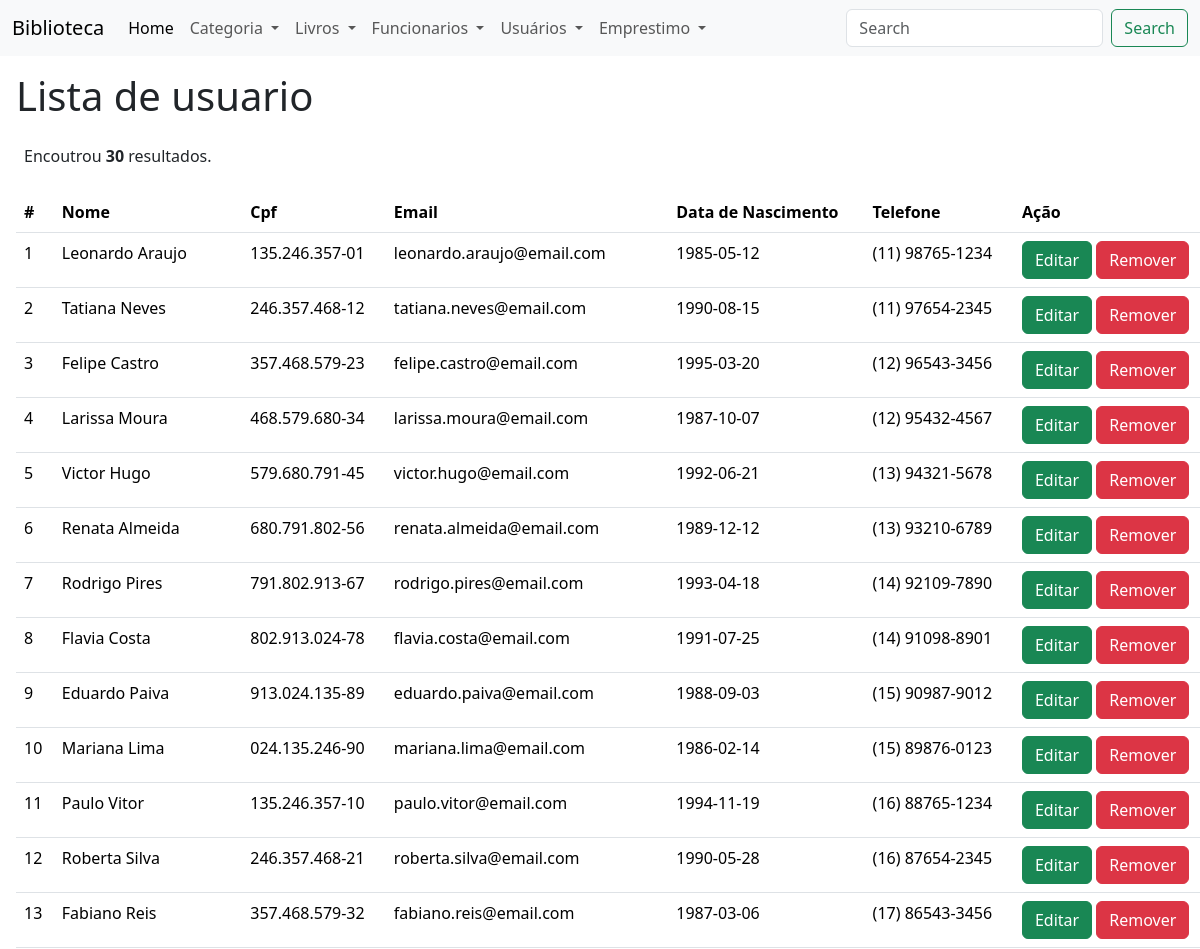
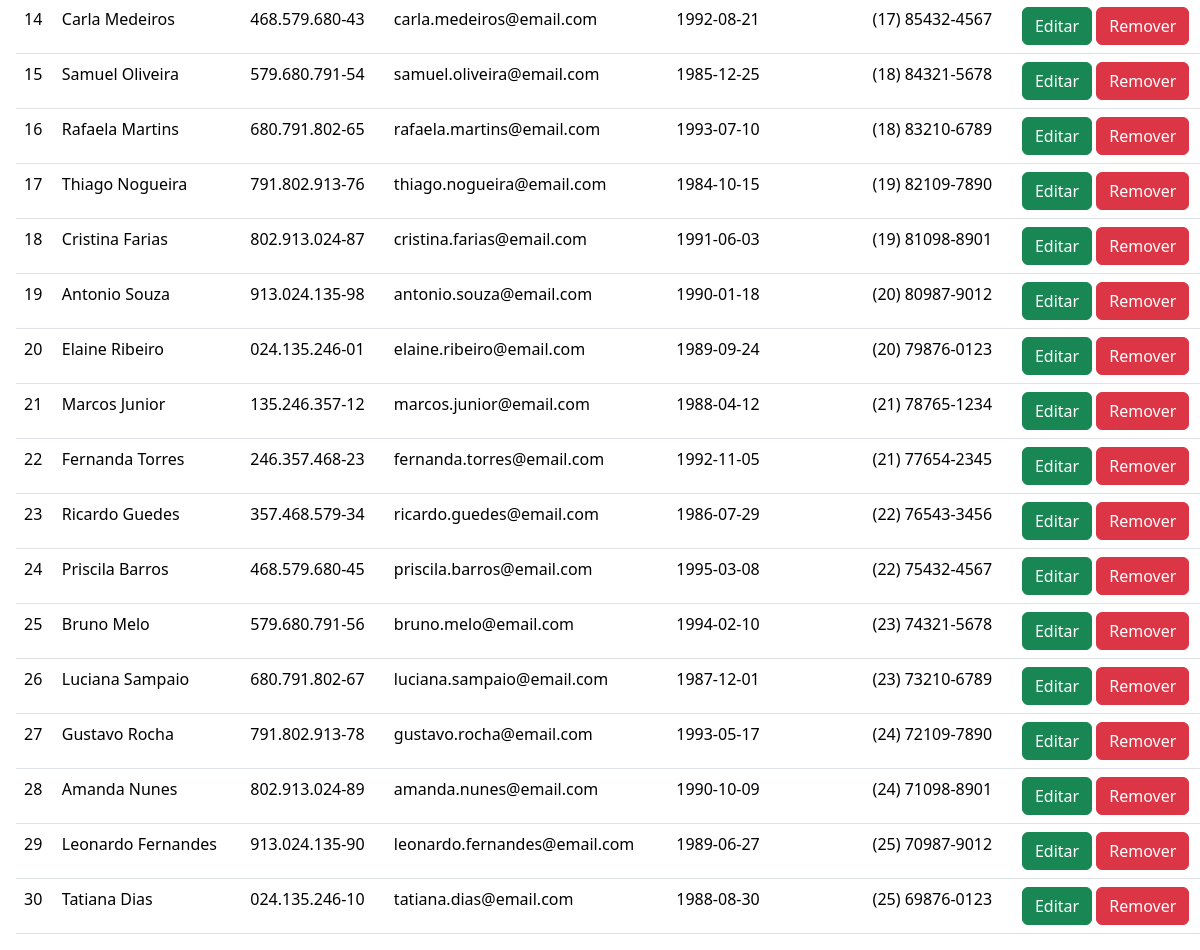
The page /?page=usuario-listar on the database its author committed (2 pictures, top to bottom).
### tables this page shows
CREATE TABLE usuario (
  id_usuario INTEGER UNSIGNED NOT NULL AUTO_INCREMENT,
  nome_usuario VARCHAR(45) NULL,
  cpf_usuario VARCHAR(14) NULL,
  email_usuario VARCHAR(45) NULL,
  data_nasc_usuario DATE NULL,
  fone_usuario VARCHAR(20) NULL,
  PRIMARY KEY(id_usuario)
);

### usuarios-listar.php (the view)
<h1 class='m-3'> Lista de usuario </h1>
<table class="table m-3 table-hover">
    <tr>
        <th>#</th>
        <th>Nome </th>
        <th>Cpf </th>
        <th>Email</th>
        <th>Data de Nascimento</th>
        <th>Telefone</th>
        <th>Ação</th>
    </tr>
    <?php
        $response = $conn->query("SELECT * FROM usuario");
        $qtd = $response->num_rows;
        if($qtd == 0){
            echo "<p class='m-4'><b>Não existem registros!</b></p>";
        } else {
            echo "<p class='m-4'>Encoutrou <b>$qtd</b> resultados.";
        }
        while($row = $response->fetch_object()){
            $id_usuario = $row->id_usuario;
            $nome_usuario = $row->nome_usuario;
            $cpf_usuario = $row->cpf_usuario;
            $email_usuario = $row->email_usuario;
            $data_nasc_usuario  = $row->data_nasc_usuario;
            $telefone_usuario = $row->fone_usuario;
            echo "<tr>";
                echo "<td> $id_usuario</td>";
                echo "<td> $nome_usuario</td>";
                echo "<td> $cpf_usuario</td>";
                echo "<td> $email_usuario</td>";
                echo "<td> $data_nasc_usuario</td>";
                echo "<td> $telefone_usuario</td>";
                echo "<td>
                    <button class='btn btn-success'
                        onclick=\"location.href='?page=usuario-editar&id=$id_usuario'\">
                        Editar
                    </button>
                    <button class='btn btn-danger'
                        onclick=
                        \"
                            let resposta = confirm('Tem certeza que deseja Remover ?');
                            if (resposta)
                            {
                                location.href = '?page=usuario-salvar&acao=remover&id=$id_usuario';
                            }
                            else{false;}
                        \"
                    >
                        Remover
                    </button>
                    </td>";
            echo "</tr>";
        }
    ?>
</table>

### rows shown on the page
usuario: id_usuario "1", nome_usuario "Leonardo Araujo", cpf_usuario "135.246.357-01", email_usuario "leonardo.araujo@email.com", data_nasc_usuario "1985-05-12", fone_usuario "(11) 98765-1234"
usuario: id_usuario "2", nome_usuario "Tatiana Neves", cpf_usuario "246.357.468-12", email_usuario "tatiana.neves@email.com", data_nasc_usuario "1990-08-15", fone_usuario "(11) 97654-2345"
usuario: id_usuario "3", nome_usuario "Felipe Castro", cpf_usuario "357.468.579-23", email_usuario "felipe.castro@email.com", data_nasc_usuario "1995-03-20", fone_usuario "(12) 96543-3456"
usuario: id_usuario "4", nome_usuario "Larissa Moura", cpf_usuario "468.579.680-34", email_usuario "larissa.moura@email.com", data_nasc_usuario "1987-10-07", fone_usuario "(12) 95432-4567"
usuario: id_usuario "5", nome_usuario "Victor Hugo", cpf_usuario "579.680.791-45", email_usuario "victor.hugo@email.com", data_nasc_usuario "1992-06-21", fone_usuario "(13) 94321-5678"
usuario: id_usuario "6", nome_usuario "Renata Almeida", cpf_usuario "680.791.802-56", email_usuario "renata.almeida@email.com", data_nasc_usuario "1989-12-12", fone_usuario "(13) 93210-6789"
usuario: id_usuario "7", nome_usuario "Rodrigo Pires", cpf_usuario "791.802.913-67", email_usuario "rodrigo.pires@email.com", data_nasc_usuario "1993-04-18", fone_usuario "(14) 92109-7890"
usuario: id_usuario "8", nome_usuario "Flavia Costa", cpf_usuario "802.913.024-78", email_usuario "flavia.costa@email.com", data_nasc_usuario "1991-07-25", fone_usuario "(14) 91098-8901"
usuario: id_usuario "9", nome_usuario "Eduardo Paiva", cpf_usuario "913.024.135-89", email_usuario "eduardo.paiva@email.com", data_nasc_usuario "1988-09-03", fone_usuario "(15) 90987-9012"
usuario: id_usuario "10", nome_usuario "Mariana Lima", cpf_usuario "024.135.246-90", email_usuario "mariana.lima@email.com", data_nasc_usuario "1986-02-14", fone_usuario "(15) 89876-0123"
usuario: id_usuario "11", nome_usuario "Paulo Vitor", cpf_usuario "135.246.357-10", email_usuario "paulo.vitor@email.com", data_nasc_usuario "1994-11-19", fone_usuario "(16) 88765-1234"
usuario: id_usuario "12", nome_usuario "Roberta Silva", cpf_usuario "246.357.468-21", email_usuario "roberta.silva@email.com", data_nasc_usuario "1990-05-28", fone_usuario "(16) 87654-2345"
usuario: id_usuario "13", nome_usuario "Fabiano Reis", cpf_usuario "357.468.579-32", email_usuario "fabiano.reis@email.com", data_nasc_usuario "1987-03-06", fone_usuario "(17) 86543-3456"
usuario: id_usuario "14", nome_usuario "Carla Medeiros", cpf_usuario "468.579.680-43", email_usuario "carla.medeiros@email.com", data_nasc_usuario "1992-08-21", fone_usuario "(17) 85432-4567"
usuario: id_usuario "15", nome_usuario "Samuel Oliveira", cpf_usuario "579.680.791-54", email_usuario "samuel.oliveira@email.com", data_nasc_usuario "1985-12-25", fone_usuario "(18) 84321-5678"
usuario: id_usuario "16", nome_usuario "Rafaela Martins", cpf_usuario "680.791.802-65", email_usuario "rafaela.martins@email.com", data_nasc_usuario "1993-07-10", fone_usuario "(18) 83210-6789"
usuario: id_usuario "17", nome_usuario "Thiago Nogueira", cpf_usuario "791.802.913-76", email_usuario "thiago.nogueira@email.com", data_nasc_usuario "1984-10-15", fone_usuario "(19) 82109-7890"
usuario: id_usuario "18", nome_usuario "Cristina Farias", cpf_usuario "802.913.024-87", email_usuario "cristina.farias@email.com", data_nasc_usuario "1991-06-03", fone_usuario "(19) 81098-8901"
usuario: id_usuario "19", nome_usuario "Antonio Souza", cpf_usuario "913.024.135-98", email_usuario "antonio.souza@email.com", data_nasc_usuario "1990-01-18", fone_usuario "(20) 80987-9012"
usuario: id_usuario "20", nome_usuario "Elaine Ribeiro", cpf_usuario "024.135.246-01", email_usuario "elaine.ribeiro@email.com", data_nasc_usuario "1989-09-24", fone_usuario "(20) 79876-0123"
usuario: id_usuario "21", nome_usuario "Marcos Junior", cpf_usuario "135.246.357-12", email_usuario "marcos.junior@email.com", data_nasc_usuario "1988-04-12", fone_usuario "(21) 78765-1234"
usuario: id_usuario "22", nome_usuario "Fernanda Torres", cpf_usuario "246.357.468-23", email_usuario "fernanda.torres@email.com", data_nasc_usuario "1992-11-05", fone_usuario "(21) 77654-2345"
usuario: id_usuario "23", nome_usuario "Ricardo Guedes", cpf_usuario "357.468.579-34", email_usuario "ricardo.guedes@email.com", data_nasc_usuario "1986-07-29", fone_usuario "(22) 76543-3456"
usuario: id_usuario "24", nome_usuario "Priscila Barros", cpf_usuario "468.579.680-45", email_usuario "priscila.barros@email.com", data_nasc_usuario "1995-03-08", fone_usuario "(22) 75432-4567"
usuario: id_usuario "25", nome_usuario "Bruno Melo", cpf_usuario "579.680.791-56", email_usuario "bruno.melo@email.com", data_nasc_usuario "1994-02-10", fone_usuario "(23) 74321-5678"
usuario: id_usuario "26", nome_usuario "Luciana Sampaio", cpf_usuario "680.791.802-67", email_usuario "luciana.sampaio@email.com", data_nasc_usuario "1987-12-01", fone_usuario "(23) 73210-6789"
usuario: id_usuario "27", nome_usuario "Gustavo Rocha", cpf_usuario "791.802.913-78", email_usuario "gustavo.rocha@email.com", data_nasc_usuario "1993-05-17", fone_usuario "(24) 72109-7890"
usuario: id_usuario "28", nome_usuario "Amanda Nunes", cpf_usuario "802.913.024-89", email_usuario "amanda.nunes@email.com", data_nasc_usuario "1990-10-09", fone_usuario "(24) 71098-8901"
usuario: id_usuario "29", nome_usuario "Leonardo Fernandes", cpf_usuario "913.024.135-90", email_usuario "leonardo.fernandes@email.com", data_nasc_usuario "1989-06-27", fone_usuario "(25) 70987-9012"
usuario: id_usuario "30", nome_usuario "Tatiana Dias", cpf_usuario "024.135.246-10", email_usuario "tatiana.dias@email.com", data_nasc_usuario "1988-08-30", fone_usuario "(25) 69876-0123"

### other values the page prints
$qtd "30"
